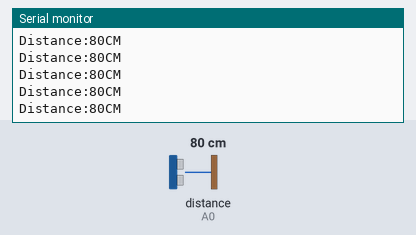
This sketch was run on a simulated Arduino Uno, built with avr-gcc and run on an emulated ATmega328P. On the bench: the last lines printed to the serial monitor. Wiring (inferred from the names in the program): ultrasonic range finder: trigger A1; echo A0. Inputs (shaded band) come from the test bench; at power-on: distance to the obstacle (sensor on A0) 80 cm. The echo pulse lasts 58.3 µs per cm.

Above: at 1.2 s.
1.3 s: distance to the obstacle (sensor on A0) set to 250 cm
At 1.53 s:
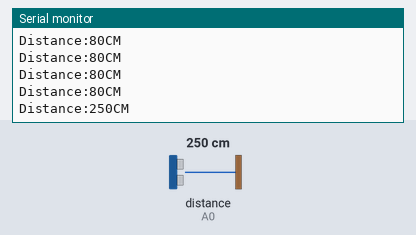
4.3 s: distance to the obstacle (sensor on A0) set to 4 cm
At 4.4 s:
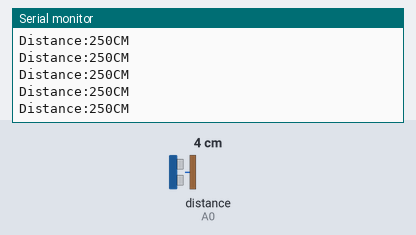
7.3 s: distance to the obstacle (sensor on A0) set to 9 cm
At 7.4 s:
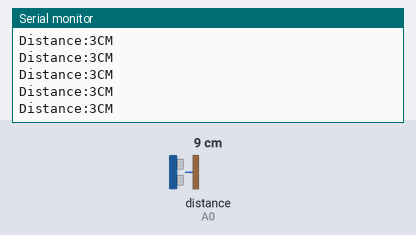
13.3 s: distance to the obstacle (sensor on A0) set to 4 cm
At 13.41 s:
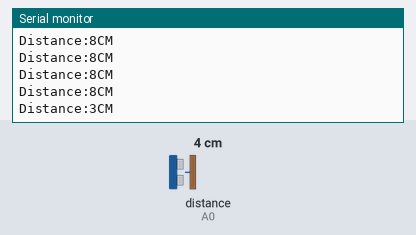
Timing chart, 0 to 16.3 s (numbered marks = the images above; inputs shaded):
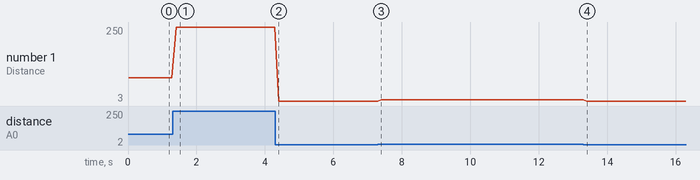

The sketch:

Ultrasonic_Sensor_Module.ino
```cpp
#define TRIG_PIN A1
#define ECHO_PIN A0
int Ult_distance=0;

float checkdistance() {
  digitalWrite(TRIG_PIN, LOW);
  delayMicroseconds(2);
  digitalWrite(TRIG_PIN, HIGH);
  delayMicroseconds(10);
  digitalWrite(TRIG_PIN, LOW);
  float distance = pulseIn(ECHO_PIN, HIGH) / 58.00;
  delay(10);
  return distance;
}

void setup(){
  Serial.begin(9600);
  pinMode(TRIG_PIN, OUTPUT);
  pinMode(ECHO_PIN, INPUT);
}
void loop(){
  Ult_distance = checkdistance();
  Serial.print("Distance:");
  Serial.print(Ult_distance);
  Serial.println("CM");
  delay(100);
}
```

Measured:
- after the input at 1.3 s, the serial monitor: prints a new line after 0.11 s (image 1)
- after the input at 13.3 s, the serial monitor: prints a new line after 0.11 s (image 4)
- plotted number 1: 80 → 250 after the input at 1.3 s, 250 → 3 after the input at 4.3 s, 3 → 8 after the input at 7.3 s, 8 → 3 after the input at 13.3 s
